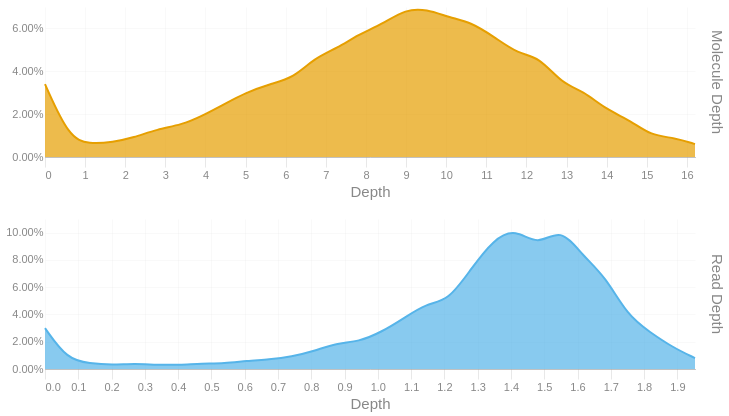

This figure's notebook cell:
### Code cell
readdep = depth_hist(tb['Read Depth'], q99, 3)
readdep = readdep.with_columns(pl.lit('Read Depth').alias('Metric'))
if not SKIPLR:
    moldep = depth_hist(tb['Molecule Depth'], mol_q99, 1)
    moldep = moldep.with_columns(pl.lit('Molecule Depth').alias('Metric'))
    _hist = pl.concat([readdep, moldep])
    _hist = _hist.filter(pl.col('Proportion') != 0)
    with SafeRender(_hist):
        (
            alt.Chart(_hist)        
            .mark_area(interpolate = "basis")
            .encode(
                x=alt.X('Bin:Q').scale(domainMin=0).axis(alt.Axis(title='Depth')),
                y = alt.Y('Proportion:Q', title = None).axis(format = '.2%'),
                color = alt.Color('Metric:N').legend(None),
                row = alt.Row("Metric:N").header(title = None, labelOrient = 'right'),
                tooltip = [
                    alt.Tooltip("Metric:N", title = "Metric"),
                    alt.Tooltip('Interval:N', title = "Depth Interval"),
                    alt.Tooltip('Proportion:Q', title = "% Alignments").format('.2%')
                ]
            )
            .resolve_scale(x='independent', y='independent')
            .properties(
                height = 150, width = 650,
                usermeta={'embedOptions': {'downloadFileName': f'{samplename}.depth.hist'}}
            )
        ).display()
else:
    readdep = readdep.filter(pl.col('Proportion') != 0)
    with SafeRender(readdep):
        (
            alt.Chart(readdep)        
            .mark_area(interpolate = "basis")
            .encode(
                x=alt.X('Bin:Q').scale(domainMin=0).axis(alt.Axis(title='Depth')),
                y = alt.Y('Proportion:Q', title = None).axis(format = '.2%'),
                tooltip = [
                    alt.Tooltip('Interval:N', title = "Depth Interval"),
                    alt.Tooltip('Proportion:Q', title = "% Alignments").format('.2%')
                ]
            )
            .properties(
                usermeta={'embedOptions': {'downloadFileName': f'{samplename}.depth.hist'}}
            )
        ).display()

### Figure 1 — Vega-Lite specification as saved in the notebook (floating-point values rounded to 4 significant figures)
{"width": 650, "height": 150, "config": {"title": {"anchor": "start", "dy": -15, "fontSize": 18, "color": "#888888", "subtitleColor": "#888888", "subtitleFontSize": 14}, "arc": {"fill": "#0072B2"}, "axis": {"domainColor": "#888888", "domainWidth": 0.5, "gridWidth": 0.2, "grid": false, "titleFontWeight": 400, "titleFontSize": 15, "labelFontSize": 11, "labelColor": "#888888", "tickColor": "#888888", "tickWidth": 0.2, "titleColor": "#888888"}, "axisBand": {"grid": false}, "axisX": {"grid": true, "tickSize": 10, "domainCap": "round"}, "axisY": {"domain": false, "grid": true, "tickSize": 0, "domainCap": "round"}, "background": "transparent", "header": {"labelFontSize": 15, "labelColor": "#888888", "titleFontSize": 15, "titleFontWeight": 600, "titleColor": "#888888"}, "legend": {"labelFont": "sans-serif", "labelFontSize": 12, "labelColor": "#888888", "symbolSize": 100, "symbolType": "circle", "titleFontSize": 12, "titlePadding": 10, "titleColor": "#888888", "title": null}, "range": {"category": ["#E69F00", "#56B4E9", "#009E73", "#F0E442", "#0072B2", "#D55E00", "#CC79A7", "#000000"], "diverging": ["#cfe8f3", "#a2d4ec", "#73bfe2", "#46abdb", "#1696d2", "#12719e"]}, "area": {"fill": "#0072B2", "fillOpacity": 0.7, "line": true, "strokeOpacity": 0.7}, "line": {"color": "#0072B2", "stroke": "#0072B2", "strokeWidth": 2}, "trail": {"color": "#0072B2", "stroke": "#0072B2", "strokeWidth": 0, "size": 1}, "point": {"filled": true, "fillOpacity": 1.0, "size": 95}, "text": {"color": "#888888", "fontSize": 11, "align": "right", "fontWeight": 400, "size": 11}, "bar": {"fill": "#0072B2", "stroke": null}, "view": {"stroke": null, "continuousWidth": 660, "continuousHeight": 400}}, "data": {"name": "data-0d3135f9605a55375be8a0548a569790"}, "mark": {"type": "area", "interpolate": "basis"}, "encoding": {"color": {"field": "Metric", "legend": null, "type": "nominal"}, "row": {"field": "Metric", "header": {"title": null, "labelOrient": "right"}, "type": "nominal"}, "tooltip": [{"field": "Metric", "title": "Metric", "type": "nominal"}, {"field": "Interval", "title": "Depth Interval", "type": "nominal"}, {"field": "Proportion", "format": ".2%", "title": "% Alignments", "type": "quantitative"}], "x": {"axis": {"title": "Depth"}, "field": "Bin", "scale": {"domainMin": 0}, "type": "quantitative"}, "y": {"axis": {"format": ".2%"}, "field": "Proportion", "title": null, "type": "quantitative"}}, "resolve": {"scale": {"x": "independent", "y": "independent"}}, "usermeta": {"embedOptions": {"downloadFileName": "S1_Tusket_018.depth.hist"}}, "$schema": "https://vega.github.io/schema/vega-lite/v6.1.0.json", "datasets": {"data-0d3135f9605a55375be8a0548a569790": [{"Bin": 0.0, "Interval": "0.0-0.067", "Proportion": 0.03, "Metric": "Read Depth"}, {"Bin": 0.067, "Interval": "0.067-0.135", "Proportion": 0.007, "Metric": "Read Depth"}, {"Bin": 0.135, "Interval": "0.135-0.202", "Proportion": 0.004, "Metric": "Read Depth"}, {"Bin": 0.202, "Interval": "0.202-0.269", "Proportion": 0.003, "Metric": "Read Depth"}, {"Bin": 0.269, "Interval": "0.269-0.337", "Proportion": 0.004, "Metric": "Read Depth"}, {"Bin": 0.337, "Interval": "0.337-0.404", "Proportion": 0.003, "Metric": "Read Depth"}, {"Bin": 0.404, "Interval": "0.404-0.471", "Proportion": 0.003, "Metric": "Read Depth"}, {"Bin": 0.471, "Interval": "0.471-0.539", "Proportion": 0.004, "Metric": "Read Depth"}, {"Bin": 0.539, "Interval": "0.539-0.606", "Proportion": 0.004, "Metric": "Read Depth"}, {"Bin": 0.606, "Interval": "0.606-0.673", "Proportion": 0.006, "Metric": "Read Depth"}, {"Bin": 0.673, "Interval": "0.673-0.741", "Proportion": 0.007, "Metric": "Read Depth"}, {"Bin": 0.741, "Interval": "0.741-0.808", "Proportion": 0.009, "Metric": "Read Depth"}, {"Bin": 0.808, "Interval": "0.808-0.875", "Proportion": 0.013, "Metric": "Read Depth"}, {"Bin": 0.875, "Interval": "0.875-0.943", "Proportion": 0.019, "Metric": "Read Depth"}, {"Bin": 0.943, "Interval": "0.943-1.01", "Proportion": 0.02, "Metric": "Read Depth"}, {"Bin": 1.01, "Interval": "1.01-1.077", "Proportion": 0.027, "Metric": "Read Depth"}, {"Bin": 1.077, "Interval": "1.077-1.145", "Proportion": 0.037, "Metric": "Read Depth"}, {"Bin": 1.145, "Interval": "1.145-1.212", "Proportion": 0.048, "Metric": "Read Depth"}, {"Bin": 1.212, "Interval": "1.212-1.279", "Proportion": 0.05, "Metric": "Read Depth"}, {"Bin": 1.279, "Interval": "1.279-1.347", "Proportion": 0.073, "Metric": "Read Depth"}, {"Bin": 1.347, "Interval": "1.347-1.414", "Proportion": 0.095, "Metric": "Read Depth"}, {"Bin": 1.414, "Interval": "1.414-1.481", "Proportion": 0.103, "Metric": "Read Depth"}, {"Bin": 1.481, "Interval": "1.481-1.549", "Proportion": 0.09, "Metric": "Read Depth"}, {"Bin": 1.549, "Interval": "1.549-1.616", "Proportion": 0.104, "Metric": "Read Depth"}, {"Bin": 1.616, "Interval": "1.616-1.683", "Proportion": 0.083, "Metric": "Read Depth"}, {"Bin": 1.683, "Interval": "1.683-1.751", "Proportion": 0.068, "Metric": "Read Depth"}, {"Bin": 1.751, "Interval": "1.751-1.818", "Proportion": 0.039, "Metric": "Read Depth"}, {"Bin": 1.818, "Interval": "1.818-1.885", "Proportion": 0.027, "Metric": "Read Depth"}, {"Bin": 1.885, "Interval": "1.885-1.953", "Proportion": 0.016, "Metric": "Read Depth"}, {"Bin": 1.953, "Interval": "1.953-2.02", "Proportion": 0.008, "Metric": "Read Depth"}, {"Bin": 0.0, "Interval": "0.0-0.6", "Proportion": 0.034, "Metric": "Molecule Depth"}, {"Bin": 0.6, "Interval": "0.6-1.1", "Proportion": 0.009, "Metric": "Molecule Depth"}, {"Bin": 1.1, "Interval": "1.1-1.7", "Proportion": 0.006, "Metric": "Molecule Depth"}, {"Bin": 1.7, "Interval": "1.7-2.2", "Proportion": 0.007, "Metric": "Molecule Depth"}, {"Bin": 2.2, "Interval": "2.2-2.8", "Proportion": 0.009, "Metric": "Molecule Depth"}, {"Bin": 2.8, "Interval": "2.8-3.4", "Proportion": 0.013, "Metric": "Molecule Depth"}, {"Bin": 3.4, "Interval": "3.4-3.9", "Proportion": 0.015, "Metric": "Molecule Depth"}, {"Bin": 3.9, "Interval": "3.9-4.5", "Proportion": 0.019, "Metric": "Molecule Depth"}, {"Bin": 4.5, "Interval": "4.5-5.0", "Proportion": 0.025, "Metric": "Molecule Depth"}, {"Bin": 5.0, "Interval": "5.0-5.6", "Proportion": 0.03, "Metric": "Molecule Depth"}, {"Bin": 5.6, "Interval": "5.6-6.2", "Proportion": 0.034, "Metric": "Molecule Depth"}, {"Bin": 6.2, "Interval": "6.2-6.7", "Proportion": 0.037, "Metric": "Molecule Depth"}, {"Bin": 6.7, "Interval": "6.7-7.3", "Proportion": 0.046, "Metric": "Molecule Depth"}, {"Bin": 7.3, "Interval": "7.3-7.8", "Proportion": 0.051, "Metric": "Molecule Depth"}, {"Bin": 7.8, "Interval": "7.8-8.4", "Proportion": 0.057, "Metric": "Molecule Depth"}, {"Bin": 8.4, "Interval": "8.4-9.0", "Proportion": 0.062, "Metric": "Molecule Depth"}, {"Bin": 9.0, "Interval": "9.0-9.5", "Proportion": 0.069, "Metric": "Molecule Depth"}, {"Bin": 9.5, "Interval": "9.5-10.1", "Proportion": 0.069, "Metric": "Molecule Depth"}, {"Bin": 10.1, "Interval": "10.1-10.6", "Proportion": 0.065, "Metric": "Molecule Depth"}, {"Bin": 10.6, "Interval": "10.6-11.2", "Proportion": 0.063, "Metric": "Molecule Depth"}, {"Bin": 11.2, "Interval": "11.2-11.8", "Proportion": 0.056, "Metric": "Molecule Depth"}, {"Bin": 11.8, "Interval": "11.8-12.3", "Proportion": 0.048, "Metric": "Molecule Depth"}, {"Bin": 12.3, "Interval": "12.3-12.9", "Proportion": 0.047, "Metric": "Molecule Depth"}, {"Bin": 12.9, "Interval": "12.9-13.4", "Proportion": 0.034, "Metric": "Molecule Depth"}, {"Bin": 13.4, "Interval": "13.4-14.0", "Proportion": 0.031, "Metric": "Molecule Depth"}, {"Bin": 14.0, "Interval": "14.0-14.6", "Proportion": 0.022, "Metric": "Molecule Depth"}, {"Bin": 14.6, "Interval": "14.6-15.1", "Proportion": 0.017, "Metric": "Molecule Depth"}, {"Bin": 15.1, "Interval": "15.1-15.7", "Proportion": 0.01, "Metric": "Molecule Depth"}, {"Bin": 15.7, "Interval": "15.7-16.2", "Proportion": 0.009, "Metric": "Molecule Depth"}, {"Bin": 16.2, "Interval": "16.2-16.79", "Proportion": 0.006, "Metric": "Molecule Depth"}]}}
